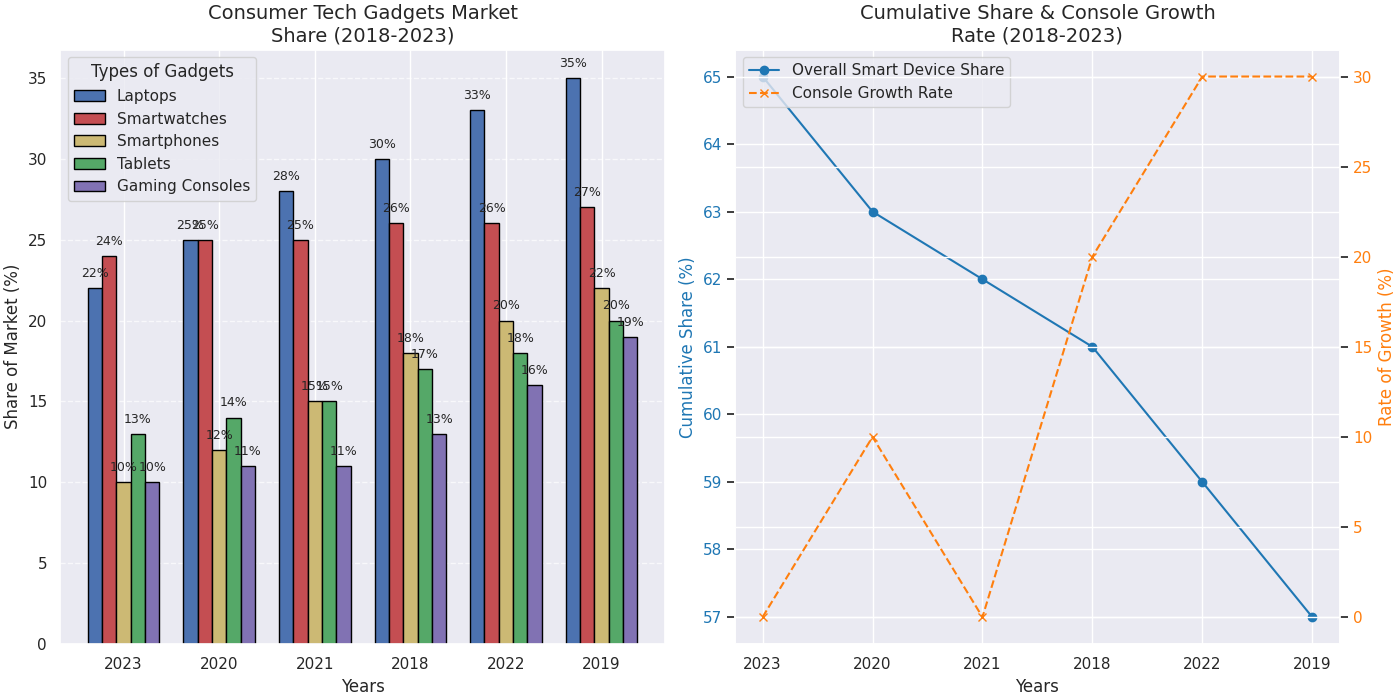

Write the Python code that produced this figure.
import matplotlib.pyplot as plt
import numpy as np

gadgets = ['Laptops', 'Smartwatches', 'Smartphones', 'Tablets', 'Gaming Consoles']
years = ['2023', '2020', '2021', '2018', '2022', '2019']

data = np.array([
    [35, 33, 30, 28, 25, 22],
    [25, 26, 27, 26, 25, 24],
    [10, 12, 15, 18, 20, 22],
    [20, 18, 17, 15, 14, 13],
    [10, 11, 11, 13, 16, 19],
])

# Sort the data for each gadget in ascending order
sorted_data = np.sort(data, axis=1)

fig, (ax2, ax1) = plt.subplots(1, 2, figsize=(14, 7), constrained_layout=True)

bar_width = 0.15
x_positions = np.arange(len(years))
colors = ['#4c72b0', '#c44e52', '#ccb974', '#55a868', '#8172b3']

# Plot sorted bar chart on ax2
for i, (gadget, color) in enumerate(zip(gadgets, colors)):
    ax2.bar(x_positions + i * bar_width, sorted_data[i], width=bar_width, label=gadget, color=color, edgecolor='black')

ax2.set_title('Consumer Tech Gadgets Market\nShare (2018-2023)', fontsize=14)
ax2.set_xlabel('Years')
ax2.set_ylabel('Share of Market (%)')
ax2.set_xticks(x_positions + bar_width * 2)
ax2.set_xticklabels(years)
ax2.legend(title="Types of Gadgets")

for i in range(len(years)):
    for j in range(len(gadgets)):
        ax2.text(x_positions[i] + j * bar_width, sorted_data[j, i] + 0.5, f"{sorted_data[j, i]}%", ha='center', va='bottom', fontsize=9)

ax2.yaxis.grid(True, linestyle='--', alpha=0.7)

# Plot on ax1 remains unchanged
smart_devices = data[0] + data[2] + data[3]
gaming_growth_rate = np.diff(data[4], prepend=data[4][0]) / data[4][0] * 100

ax1.plot(years, smart_devices, marker='o', color='#1f77b4', label='Overall Smart Device Share')
ax1.set_title('Cumulative Share & Console Growth\nRate (2018-2023)', fontsize=14)
ax1.set_xlabel('Years')
ax1.set_ylabel('Cumulative Share (%)', color='#1f77b4')
ax1.tick_params(axis='y', labelcolor='#1f77b4')

ax3 = ax1.twinx()
ax3.plot(years, gaming_growth_rate, marker='x', color='#ff7f0e', linestyle='--', label='Console Growth Rate')
ax3.set_ylabel('Rate of Growth (%)', color='#ff7f0e')
ax3.tick_params(axis='y', labelcolor='#ff7f0e')

lns1, labs1 = ax1.get_legend_handles_labels()
lns2, labs2 = ax3.get_legend_handles_labels()
ax1.legend(lns1 + lns2, labs1 + labs2, loc='upper left')

plt.show()
